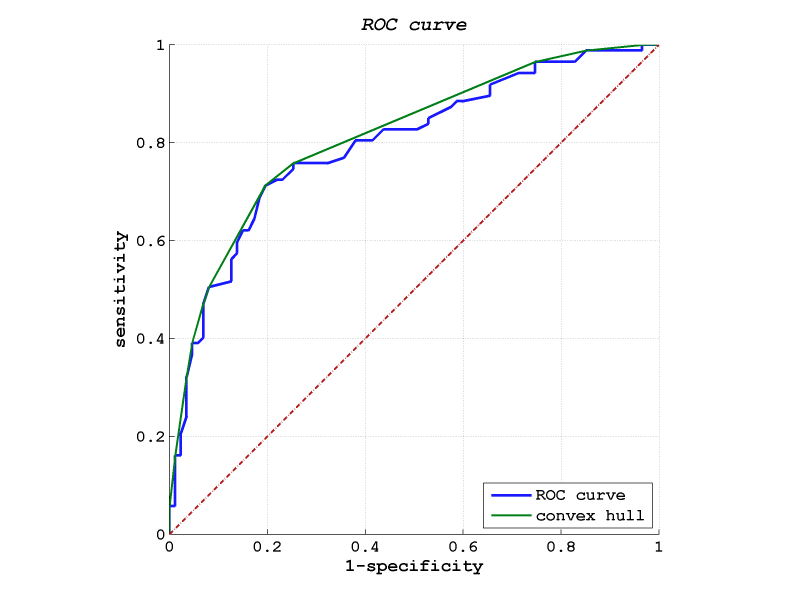
%> input picture images/ROC1.png, 2402 x 1801 px (shown at 1/3 size)
$ octave mod_images.m   (GNU Octave 9; MATLAB toolbox functions it lacks are replaced by stand-ins)
%> lines starting %> are read from the running program, lines starting %| are printed output that depends on the picture
% script for modifying images

%% Ch 3 ROC

im1 = imread('ROC1.png');
%> im1 is the input picture: size 1801x2402x3 uint8; mean R, G, B 251, 251.2, 251.8
im2 = imread('ROC2.png');
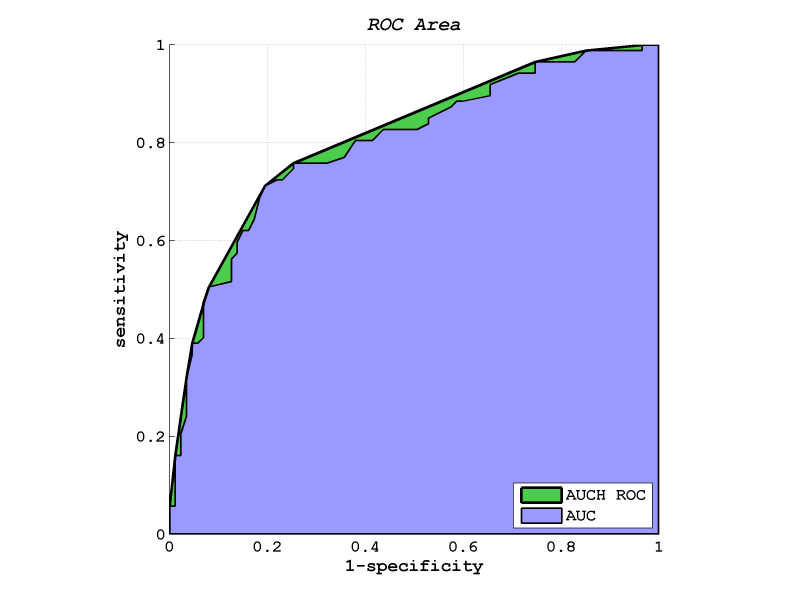
%> input picture images/ROC2.png, 2402 x 1801 px (shown at 1/3 size)
%> im2 is the input picture: size 1801x2402x3 uint8; mean R, G, B 210.6, 211.4, 249.5

dims = size(im1);
%> dims = [1801 2402 3]

dx = 301;
dy = 15;

im1c = imcrop(im1,[dx dy dims(2)-dx*2 dims(1)-2*dy]);
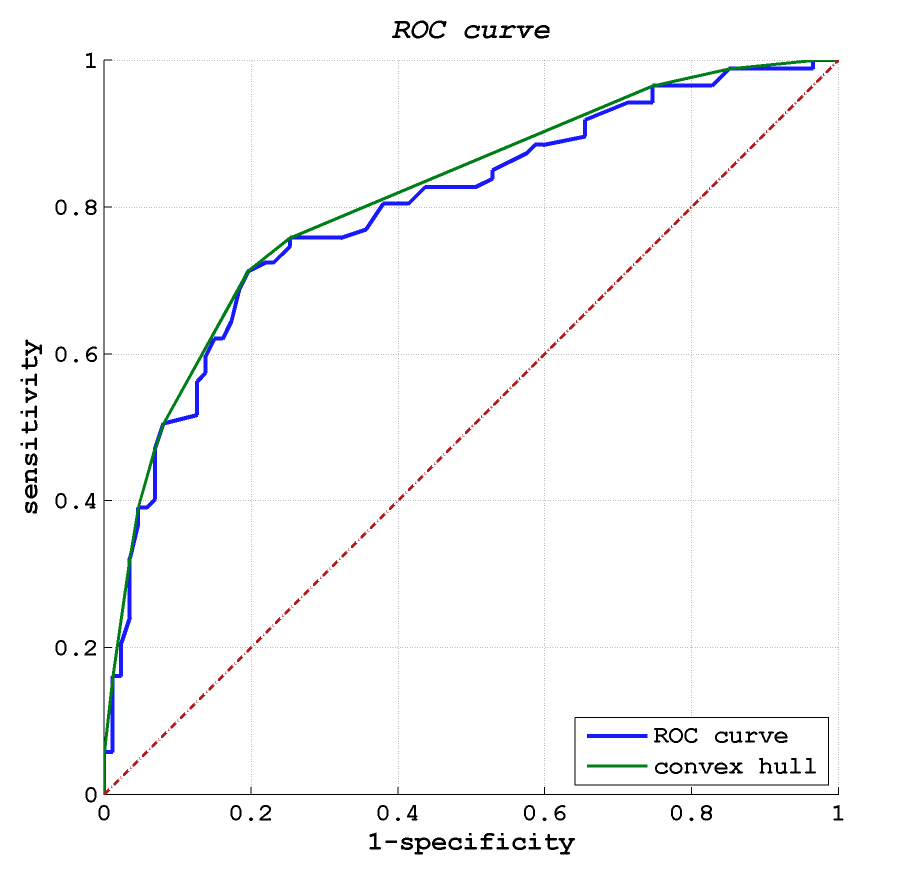
%> im1c: size 1772x1801x3 uint8 (shown at 1/2 size); mean R, G, B 249.6, 249.8, 250.7
im2c = imcrop(im2,[dx dy dims(2)-dx*2 dims(1)-2*dy]);
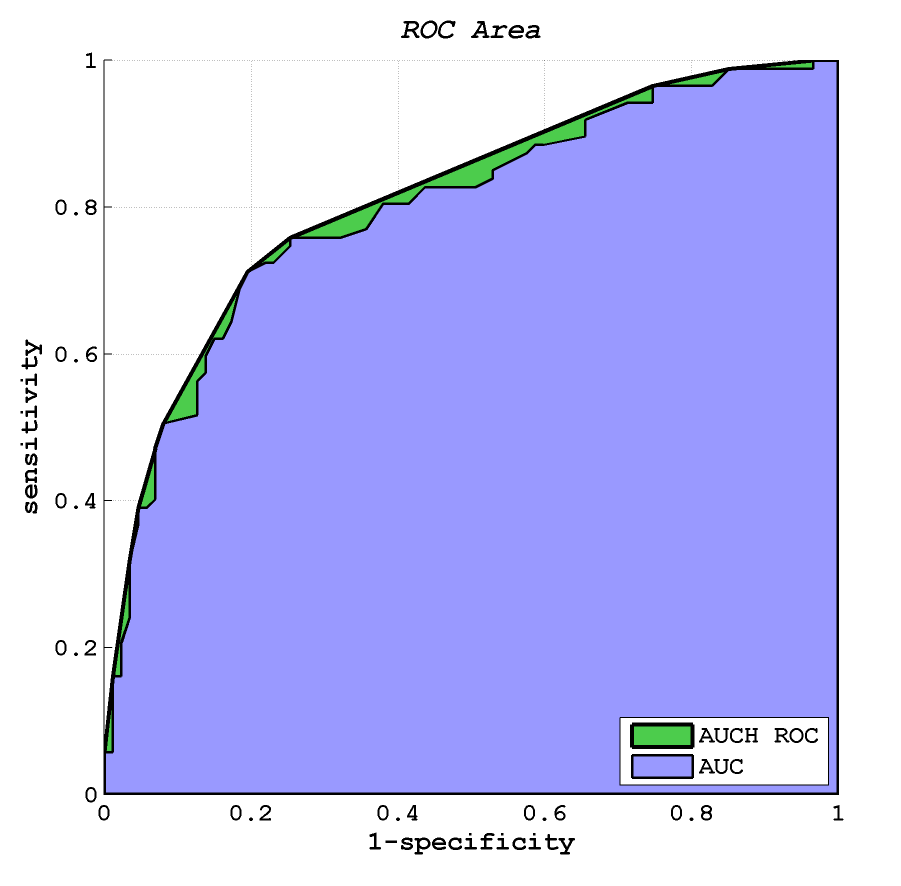
%> im2c: size 1772x1801x3 uint8 (shown at 1/2 size); mean R, G, B 194.9, 196, 247.5
imshow(im1c)
imshow(im2c)

imwrite(im1c,'ROC1mod.png');
imwrite(im2c,'ROC2mod.png');

%% Ch4 rot


im1 = imread('rotDataset_mod.jpg');
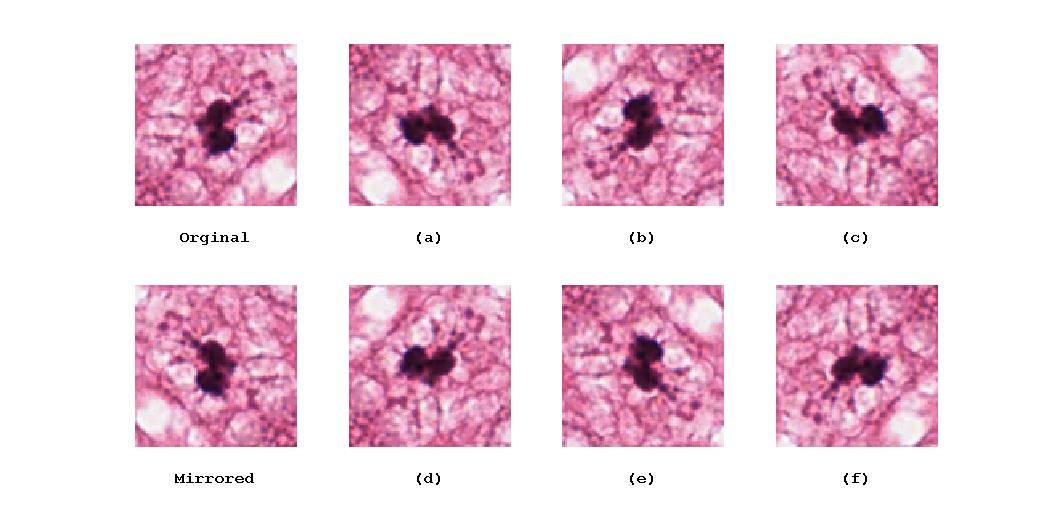
%> input picture images/rotDataset_mod.jpg, 1037 x 509 px
%> im1 is the input picture: size 509x1037x3 uint8; mean R, G, B 236.5, 205.6, 220.2

dims = size(im1);
%> dims = [509 1037 3]

% [5 lines of commented-out code are left out]
figure(1)
imshow(im1)
%> (the run ends here)
